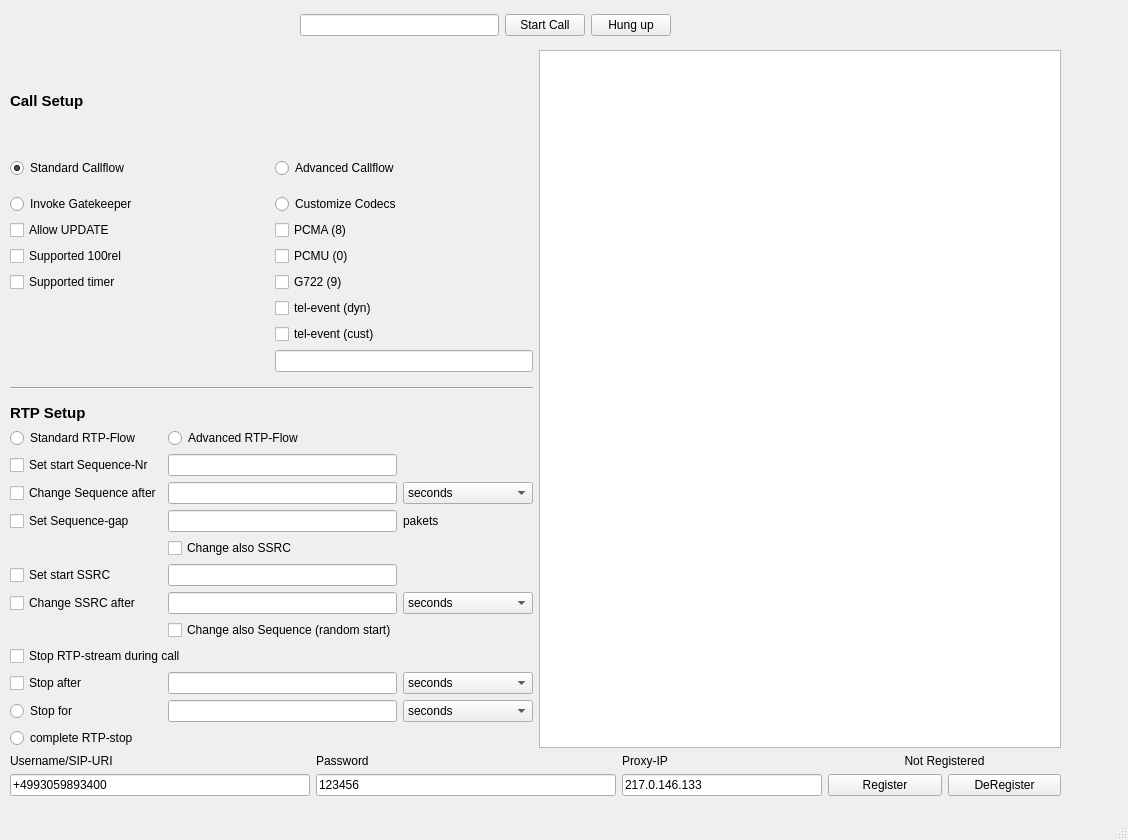
<?xml version="1.0" encoding="UTF-8"?>
<ui version="4.0">
 <class>MainWindow</class>
 <widget class="QMainWindow" name="MainWindow">
  <property name="geometry">
   <rect>
    <x>0</x>
    <y>0</y>
    <width>1128</width>
    <height>840</height>
   </rect>
  </property>
  <property name="windowTitle">
   <string>MainWindow</string>
  </property>
  <widget class="QWidget" name="centralwidget">
   <widget class="QWidget" name="gridLayoutWidget_2">
    <property name="geometry">
     <rect>
      <x>10</x>
      <y>50</y>
      <width>1051</width>
      <height>746</height>
     </rect>
    </property>
    <layout class="QGridLayout" name="centralLayout">
     <item row="0" column="1" rowspan="3">
      <widget class="FlowChart" name="gvFlowChart">
       <property name="enabled">
        <bool>true</bool>
       </property>
       <property name="sizePolicy">
        <sizepolicy hsizetype="Minimum" vsizetype="Expanding">
         <horstretch>0</horstretch>
         <verstretch>0</verstretch>
        </sizepolicy>
       </property>
       <property name="minimumSize">
        <size>
         <width>300</width>
         <height>0</height>
        </size>
       </property>
       <property name="autoFillBackground">
        <bool>true</bool>
       </property>
       <property name="backgroundBrush">
        <brush brushstyle="SolidPattern">
         <color alpha="255">
          <red>230</red>
          <green>230</green>
          <blue>230</blue>
         </color>
        </brush>
       </property>
      </widget>
     </item>
     <item row="0" column="0">
      <layout class="QGridLayout" name="callSetupLayout">
       <item row="8" column="1">
        <widget class="QCheckBox" name="checkBox_8">
         <property name="text">
          <string>tel-event (cust)</string>
         </property>
         <property name="checkable">
          <bool>true</bool>
         </property>
        </widget>
       </item>
       <item row="5" column="0">
        <widget class="QCheckBox" name="checkBox_2">
         <property name="layoutDirection">
          <enum>Qt::LayoutDirection::LeftToRight</enum>
         </property>
         <property name="text">
          <string>Supported 100rel</string>
         </property>
         <property name="checkable">
          <bool>true</bool>
         </property>
        </widget>
       </item>
       <item row="9" column="1">
        <widget class="QLineEdit" name="lineEdit">
         <property name="sizePolicy">
          <sizepolicy hsizetype="Minimum" vsizetype="Fixed">
           <horstretch>0</horstretch>
           <verstretch>0</verstretch>
          </sizepolicy>
         </property>
         <property name="readOnly">
          <bool>false</bool>
         </property>
        </widget>
       </item>
       <item row="2" column="0" colspan="2">
        <spacer name="verticalSpacer">
         <property name="orientation">
          <enum>Qt::Orientation::Vertical</enum>
         </property>
         <property name="sizeType">
          <enum>QSizePolicy::Policy::Minimum</enum>
         </property>
         <property name="sizeHint" stdset="0">
          <size>
           <width>20</width>
           <height>10</height>
          </size>
         </property>
        </spacer>
       </item>
       <item row="1" column="0">
        <widget class="QRadioButton" name="radioButton_3">
         <property name="text">
          <string>Standard Callflow</string>
         </property>
         <property name="checked">
          <bool>true</bool>
         </property>
        </widget>
       </item>
       <item row="3" column="1">
        <widget class="QRadioButton" name="radioButton_6">
         <property name="text">
          <string>Customize Codecs</string>
         </property>
         <property name="checkable">
          <bool>true</bool>
         </property>
        </widget>
       </item>
       <item row="7" column="1">
        <widget class="QCheckBox" name="checkBox_7">
         <property name="text">
          <string>tel-event (dyn)</string>
         </property>
         <property name="checkable">
          <bool>true</bool>
         </property>
        </widget>
       </item>
       <item row="6" column="1">
        <widget class="QCheckBox" name="checkBox_6">
         <property name="text">
          <string>G722 (9)</string>
         </property>
         <property name="checkable">
          <bool>true</bool>
         </property>
        </widget>
       </item>
       <item row="5" column="1">
        <widget class="QCheckBox" name="checkBox_5">
         <property name="text">
          <string>PCMU (0)</string>
         </property>
         <property name="checkable">
          <bool>true</bool>
         </property>
        </widget>
       </item>
       <item row="1" column="1">
        <widget class="QRadioButton" name="radioButton_4">
         <property name="text">
          <string>Advanced Callflow</string>
         </property>
        </widget>
       </item>
       <item row="3" column="0">
        <widget class="QRadioButton" name="radioButton_5">
         <property name="text">
          <string>Invoke Gatekeeper</string>
         </property>
         <property name="checkable">
          <bool>true</bool>
         </property>
        </widget>
       </item>
       <item row="4" column="0">
        <widget class="QCheckBox" name="checkBox">
         <property name="layoutDirection">
          <enum>Qt::LayoutDirection::LeftToRight</enum>
         </property>
         <property name="text">
          <string>Allow UPDATE</string>
         </property>
         <property name="checkable">
          <bool>true</bool>
         </property>
        </widget>
       </item>
       <item row="4" column="1">
        <widget class="QCheckBox" name="checkBox_4">
         <property name="text">
          <string>PCMA (8)</string>
         </property>
         <property name="checkable">
          <bool>true</bool>
         </property>
        </widget>
       </item>
       <item row="6" column="0">
        <widget class="QCheckBox" name="checkBox_3">
         <property name="layoutDirection">
          <enum>Qt::LayoutDirection::LeftToRight</enum>
         </property>
         <property name="text">
          <string>Supported timer</string>
         </property>
         <property name="checkable">
          <bool>true</bool>
         </property>
        </widget>
       </item>
       <item row="0" column="0" colspan="2">
        <widget class="QLabel" name="label_7">
         <property name="sizePolicy">
          <sizepolicy hsizetype="Preferred" vsizetype="Minimum">
           <horstretch>0</horstretch>
           <verstretch>0</verstretch>
          </sizepolicy>
         </property>
         <property name="font">
          <font>
           <pointsize>11</pointsize>
           <bold>true</bold>
          </font>
         </property>
         <property name="text">
          <string>Call Setup</string>
         </property>
        </widget>
       </item>
      </layout>
     </item>
     <item row="2" column="0">
      <layout class="QGridLayout" name="rtpSetupLayout">
       <item row="10" column="2">
        <widget class="QComboBox" name="comboBox_3">
         <item>
          <property name="text">
           <string>seconds</string>
          </property>
         </item>
         <item>
          <property name="text">
           <string>pakets</string>
          </property>
         </item>
        </widget>
       </item>
       <item row="7" column="1">
        <widget class="QLineEdit" name="lineEdit_6">
         <property name="sizePolicy">
          <sizepolicy hsizetype="Minimum" vsizetype="Fixed">
           <horstretch>0</horstretch>
           <verstretch>0</verstretch>
          </sizepolicy>
         </property>
        </widget>
       </item>
       <item row="3" column="0">
        <widget class="QCheckBox" name="checkBox_10">
         <property name="text">
          <string>Change Sequence after</string>
         </property>
        </widget>
       </item>
       <item row="6" column="0">
        <widget class="QCheckBox" name="checkBox_13">
         <property name="text">
          <string>Set start SSRC</string>
         </property>
        </widget>
       </item>
       <item row="0" column="0" colspan="3">
        <widget class="QLabel" name="label_4">
         <property name="sizePolicy">
          <sizepolicy hsizetype="Preferred" vsizetype="Minimum">
           <horstretch>0</horstretch>
           <verstretch>0</verstretch>
          </sizepolicy>
         </property>
         <property name="font">
          <font>
           <pointsize>11</pointsize>
           <bold>true</bold>
          </font>
         </property>
         <property name="text">
          <string>RTP Setup</string>
         </property>
        </widget>
       </item>
       <item row="9" column="0" colspan="2">
        <widget class="QCheckBox" name="checkBox_16">
         <property name="text">
          <string>Stop RTP-stream during call</string>
         </property>
        </widget>
       </item>
       <item row="1" column="0">
        <widget class="QRadioButton" name="radioButton">
         <property name="text">
          <string>Standard RTP-Flow</string>
         </property>
        </widget>
       </item>
       <item row="3" column="2">
        <widget class="QComboBox" name="comboBox">
         <item>
          <property name="text">
           <string>seconds</string>
          </property>
         </item>
         <item>
          <property name="text">
           <string>pakets</string>
          </property>
         </item>
        </widget>
       </item>
       <item row="11" column="1">
        <widget class="QLineEdit" name="lineEdit_8">
         <property name="sizePolicy">
          <sizepolicy hsizetype="Minimum" vsizetype="Fixed">
           <horstretch>0</horstretch>
           <verstretch>0</verstretch>
          </sizepolicy>
         </property>
        </widget>
       </item>
       <item row="3" column="1">
        <widget class="QLineEdit" name="lineEdit_3">
         <property name="sizePolicy">
          <sizepolicy hsizetype="Minimum" vsizetype="Fixed">
           <horstretch>0</horstretch>
           <verstretch>0</verstretch>
          </sizepolicy>
         </property>
        </widget>
       </item>
       <item row="2" column="1">
        <widget class="QLineEdit" name="lineEdit_2">
         <property name="sizePolicy">
          <sizepolicy hsizetype="Minimum" vsizetype="Fixed">
           <horstretch>0</horstretch>
           <verstretch>0</verstretch>
          </sizepolicy>
         </property>
        </widget>
       </item>
       <item row="10" column="0">
        <widget class="QCheckBox" name="checkBox_17">
         <property name="text">
          <string>Stop after</string>
         </property>
        </widget>
       </item>
       <item row="2" column="0">
        <widget class="QCheckBox" name="checkBox_9">
         <property name="text">
          <string>Set start Sequence-Nr</string>
         </property>
        </widget>
       </item>
       <item row="4" column="1">
        <widget class="QLineEdit" name="lineEdit_4">
         <property name="sizePolicy">
          <sizepolicy hsizetype="Minimum" vsizetype="Fixed">
           <horstretch>0</horstretch>
           <verstretch>0</verstretch>
          </sizepolicy>
         </property>
        </widget>
       </item>
       <item row="7" column="0">
        <widget class="QCheckBox" name="checkBox_14">
         <property name="text">
          <string>Change SSRC after</string>
         </property>
        </widget>
       </item>
       <item row="5" column="1">
        <widget class="QCheckBox" name="checkBox_11">
         <property name="text">
          <string>Change also SSRC</string>
         </property>
        </widget>
       </item>
       <item row="10" column="1">
        <widget class="QLineEdit" name="lineEdit_7">
         <property name="sizePolicy">
          <sizepolicy hsizetype="Minimum" vsizetype="Fixed">
           <horstretch>0</horstretch>
           <verstretch>0</verstretch>
          </sizepolicy>
         </property>
        </widget>
       </item>
       <item row="11" column="0">
        <widget class="QRadioButton" name="radioButton_7">
         <property name="text">
          <string>Stop for</string>
         </property>
        </widget>
       </item>
       <item row="6" column="1">
        <widget class="QLineEdit" name="lineEdit_5">
         <property name="sizePolicy">
          <sizepolicy hsizetype="Minimum" vsizetype="Fixed">
           <horstretch>0</horstretch>
           <verstretch>0</verstretch>
          </sizepolicy>
         </property>
        </widget>
       </item>
       <item row="12" column="0">
        <widget class="QRadioButton" name="radioButton_8">
         <property name="text">
          <string>complete RTP-stop</string>
         </property>
        </widget>
       </item>
       <item row="4" column="2">
        <widget class="QLabel" name="label_5">
         <property name="text">
          <string>pakets</string>
         </property>
        </widget>
       </item>
       <item row="8" column="1">
        <widget class="QCheckBox" name="checkBox_15">
         <property name="text">
          <string>Change also Sequence (random start)</string>
         </property>
        </widget>
       </item>
       <item row="11" column="2">
        <widget class="QComboBox" name="comboBox_4">
         <item>
          <property name="text">
           <string>seconds</string>
          </property>
         </item>
         <item>
          <property name="text">
           <string>pakets</string>
          </property>
         </item>
        </widget>
       </item>
       <item row="1" column="1" colspan="2">
        <widget class="QRadioButton" name="radioButton_2">
         <property name="text">
          <string>Advanced RTP-Flow</string>
         </property>
        </widget>
       </item>
       <item row="4" column="0">
        <widget class="QCheckBox" name="checkBox_12">
         <property name="text">
          <string>Set Sequence-gap</string>
         </property>
        </widget>
       </item>
       <item row="7" column="2">
        <widget class="QComboBox" name="comboBox_2">
         <item>
          <property name="text">
           <string>seconds</string>
          </property>
         </item>
         <item>
          <property name="text">
           <string>pakets</string>
          </property>
         </item>
        </widget>
       </item>
      </layout>
     </item>
     <item row="3" column="0" colspan="2">
      <layout class="QGridLayout" name="RegLayout">
       <item row="1" column="2">
        <widget class="QLineEdit" name="leProxyIp">
         <property name="maximumSize">
          <size>
           <width>200</width>
           <height>16777215</height>
          </size>
         </property>
         <property name="text">
          <string>217.0.146.133</string>
         </property>
        </widget>
       </item>
       <item row="1" column="0">
        <widget class="QLineEdit" name="leUser">
         <property name="maximumSize">
          <size>
           <width>300</width>
           <height>16777215</height>
          </size>
         </property>
         <property name="text">
          <string>+4993059893400</string>
         </property>
        </widget>
       </item>
       <item row="1" column="1">
        <widget class="QLineEdit" name="lePassword">
         <property name="maximumSize">
          <size>
           <width>300</width>
           <height>16777215</height>
          </size>
         </property>
         <property name="text">
          <string>123456</string>
         </property>
        </widget>
       </item>
       <item row="0" column="0">
        <widget class="QLabel" name="label">
         <property name="sizePolicy">
          <sizepolicy hsizetype="Preferred" vsizetype="Fixed">
           <horstretch>0</horstretch>
           <verstretch>0</verstretch>
          </sizepolicy>
         </property>
         <property name="text">
          <string>Username/SIP-URI</string>
         </property>
        </widget>
       </item>
       <item row="0" column="1">
        <widget class="QLabel" name="label_2">
         <property name="sizePolicy">
          <sizepolicy hsizetype="Preferred" vsizetype="Fixed">
           <horstretch>0</horstretch>
           <verstretch>0</verstretch>
          </sizepolicy>
         </property>
         <property name="text">
          <string>Password</string>
         </property>
        </widget>
       </item>
       <item row="0" column="2">
        <widget class="QLabel" name="label_3">
         <property name="sizePolicy">
          <sizepolicy hsizetype="Preferred" vsizetype="Fixed">
           <horstretch>0</horstretch>
           <verstretch>0</verstretch>
          </sizepolicy>
         </property>
         <property name="text">
          <string>Proxy-IP</string>
         </property>
        </widget>
       </item>
       <item row="0" column="3" rowspan="2">
        <layout class="QGridLayout" name="gridLayout_2">
         <item row="1" column="0">
          <widget class="QPushButton" name="btnRegister">
           <property name="text">
            <string>Register</string>
           </property>
          </widget>
         </item>
         <item row="1" column="1">
          <widget class="QPushButton" name="btnDeRegister">
           <property name="text">
            <string>DeRegister</string>
           </property>
          </widget>
         </item>
         <item row="0" column="0" colspan="2">
          <widget class="QLabel" name="lblRegState">
           <property name="sizePolicy">
            <sizepolicy hsizetype="Preferred" vsizetype="Fixed">
             <horstretch>0</horstretch>
             <verstretch>0</verstretch>
            </sizepolicy>
           </property>
           <property name="layoutDirection">
            <enum>Qt::LayoutDirection::LeftToRight</enum>
           </property>
           <property name="text">
            <string>Not Registered</string>
           </property>
           <property name="alignment">
            <set>Qt::AlignmentFlag::AlignCenter</set>
           </property>
          </widget>
         </item>
        </layout>
       </item>
      </layout>
     </item>
     <item row="1" column="0">
      <widget class="Line" name="line">
       <property name="minimumSize">
        <size>
         <width>0</width>
         <height>20</height>
        </size>
       </property>
       <property name="orientation">
        <enum>Qt::Orientation::Horizontal</enum>
       </property>
      </widget>
     </item>
    </layout>
   </widget>
   <widget class="QWidget" name="horizontalLayoutWidget">
    <property name="geometry">
     <rect>
      <x>300</x>
      <y>10</y>
      <width>371</width>
      <height>31</height>
     </rect>
    </property>
    <layout class="QHBoxLayout" name="horizontalLayout">
     <item>
      <widget class="QLineEdit" name="leDestination"/>
     </item>
     <item>
      <widget class="QPushButton" name="btnCall">
       <property name="text">
        <string>Start Call</string>
       </property>
      </widget>
     </item>
     <item>
      <widget class="QPushButton" name="btnEndCall">
       <property name="text">
        <string>Hung up</string>
       </property>
      </widget>
     </item>
    </layout>
   </widget>
  </widget>
  <widget class="QMenuBar" name="menubar">
   <property name="geometry">
    <rect>
     <x>0</x>
     <y>0</y>
     <width>1128</width>
     <height>21</height>
    </rect>
   </property>
  </widget>
  <widget class="QStatusBar" name="statusbar"/>
 </widget>
 <customwidgets>
  <customwidget>
   <class>FlowChart</class>
   <extends>QGraphicsView</extends>
   <header>flowchart.h</header>
  </customwidget>
 </customwidgets>
 <resources/>
 <connections/>
</ui>
